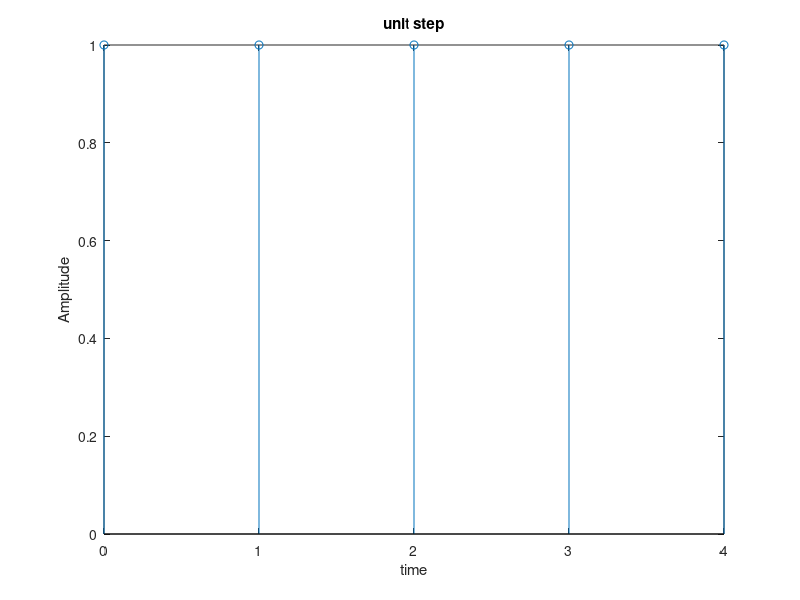

This chart was generated by the following MATLAB code:
clc; close all; clear all; 
n=input('enter the n value');
t=0:1:n-1; 
y=ones(1,n); 
stem(t,y); 
xlabel('time');
ylabel('Amplitude');
title('unit step'); 
